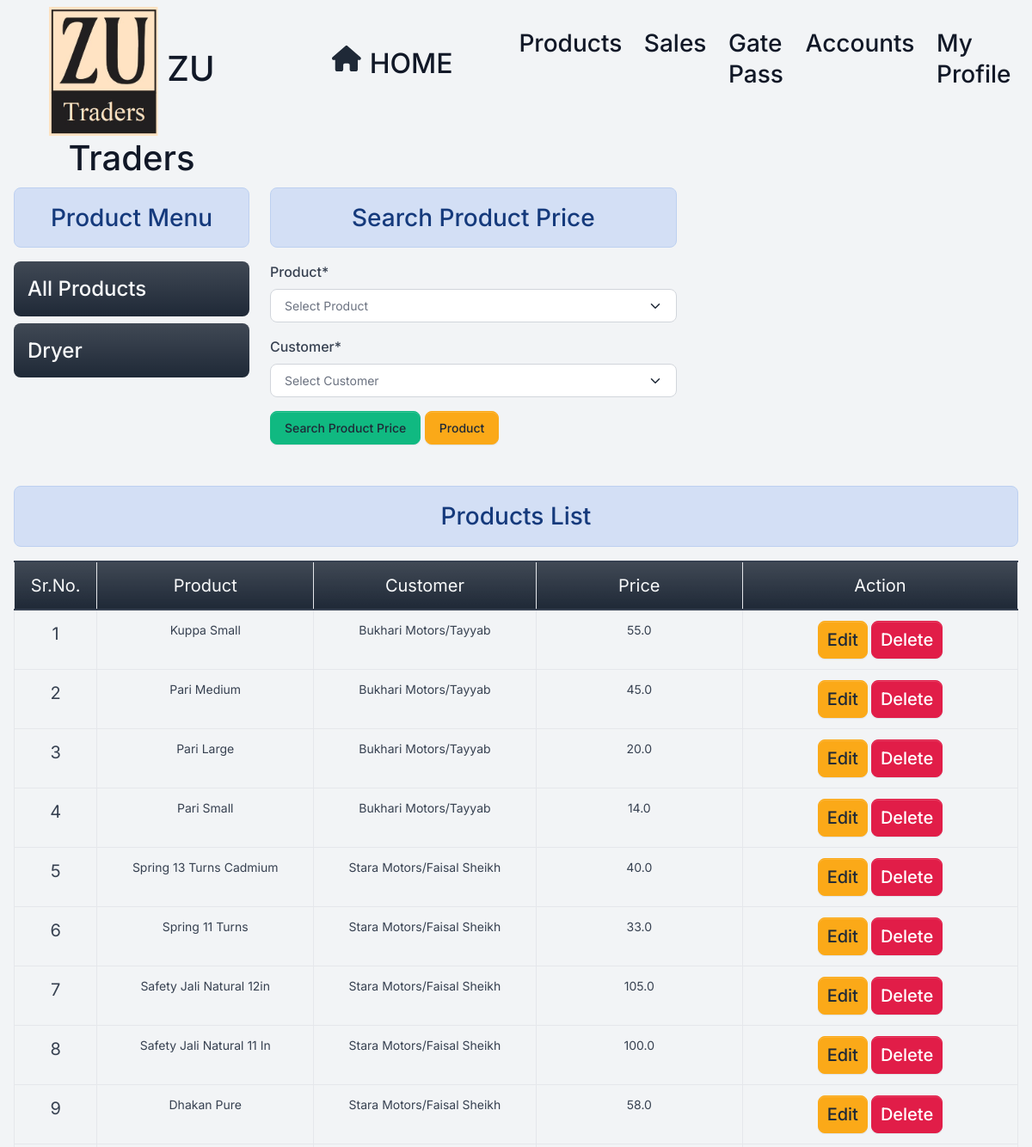
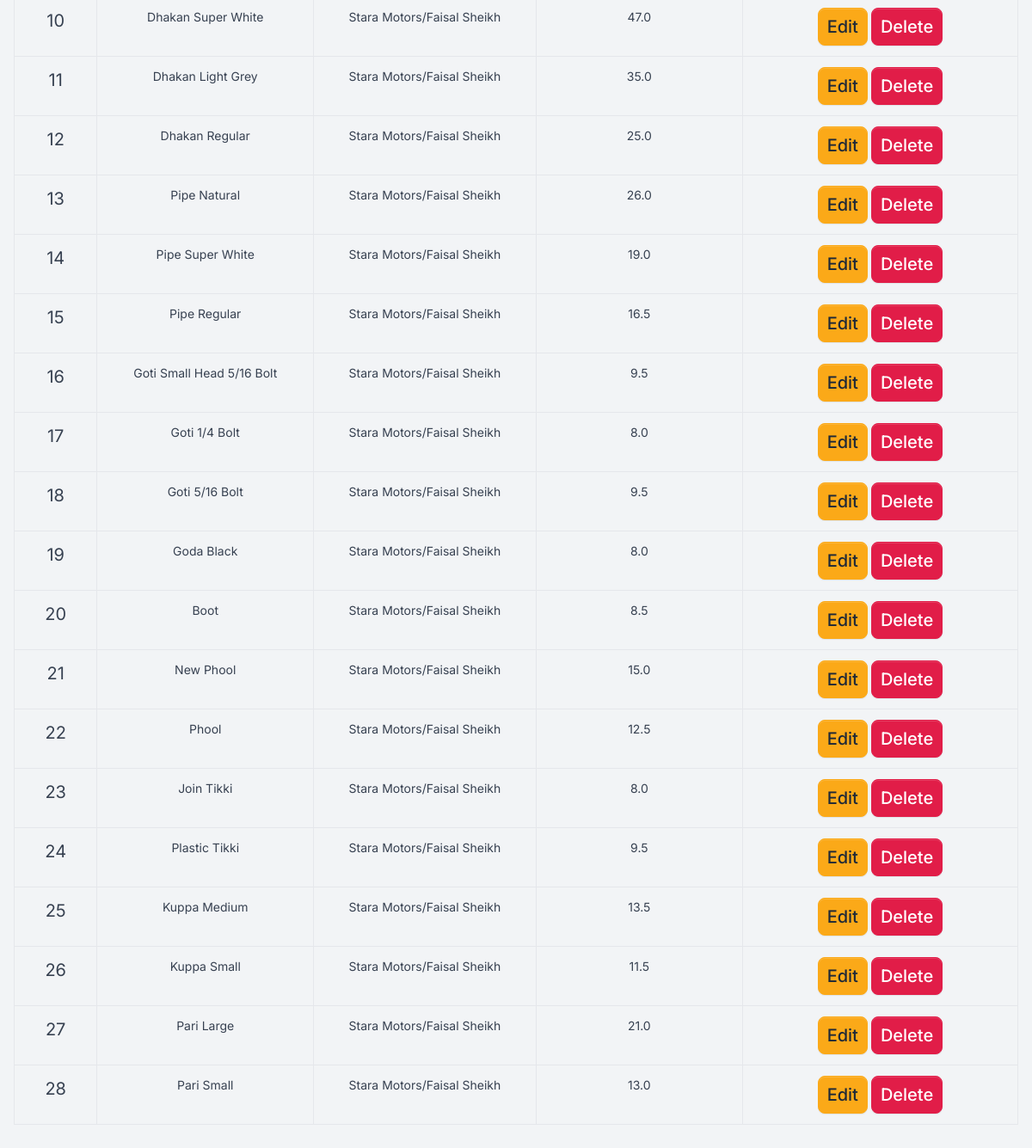
Page /search_product_price/1 (signed in) on the committed database (2 pictures, top to bottom).
### home/models.py (models this page shows, shortened)
class Category(models.Model):
    name = models.CharField(max_length=100)
    is_deleted=models.BooleanField(default=False)

class Product_Price(models.Model):
    product = models.ForeignKey(Product, on_delete=models.RESTRICT, related_name='product_price')
    customer = models.ForeignKey(Customer, on_delete=models.RESTRICT)
    price = models.FloatField()
    is_deleted=models.BooleanField(default=False)
    class Meta:
        unique_together = ('product', 'customer')  # Ensure each customer has one price per product

class Product(models.Model):
    ACTIVE = 'Atcive'
    INACTIVE = 'Inactive'
    STATUS_TYPE_CHOICES = [
        (ACTIVE , 'Active'),
        (INACTIVE ,'Inactive'),
    ]
    category=models.ForeignKey(Category,on_delete=models.RESTRICT)
    productname=models.CharField(max_length=255,unique=True)
    product_size=models.CharField(max_length=255)
    product_quantity=models.CharField(max_length=255,null=True,blank=True )
    unit=models.CharField(max_length=255,default="Nos")
    product_status=models.BooleanField(default=True)
    is_deleted = models.BooleanField(default=False)
    pro_img=models.ImageField(upload_to="uploaded/products/",null=True)
    product_slug=AutoSlugField(populate_from="productname",unique=True,null=True,default=None)
    def __str__(self):
        return f"{self.productname}"

class Customer(models.Model):
    coname=models.CharField(max_length=255)
    name=models.CharField(max_length=255)
    adress=models.CharField(max_length=255)
    contact=models.CharField(max_length=12,null=True,unique=True,blank=True)
    is_deleted = models.BooleanField(default=False)
    def __str__(self):
        return self.coname

### home/views/prices.py (the view)
# urls.py: path('search_product_price/<int:id>', prices.search_product_price , name="searchproductprice"),
@login_required
def search_product_price(request,id=''):
    if id:
        cat=Category.objects.filter(is_deleted=False,id=id)
        cat1=Category.objects.get(is_deleted=False,id=id)
    else:
        categoryID=int((request.GET.get('category')))
        cat=Category.objects.filter(is_deleted=False,id=categoryID)
        cat1=Category.objects.get(is_deleted=False,id=categoryID)
    if request.method == 'POST':
        form = search_Product_PriceForm(request.POST,category=cat1)
        if form.is_valid():
            product=form.cleaned_data["product"]
            customer=form.cleaned_data["customer"]
            mydata=Product_Price.objects.filter(is_deleted=False,product=product,customer=customer)
        data={'form': form, 'mydata':mydata,'categories':cat,'prod':True,'category':cat1}
        return render(request, 'stock/search_Product_Prices.html', data)
    else:
        if id:
            cat=Category.objects.filter(is_deleted=False,id=id)
            cat1=Category.objects.get(is_deleted=False,id=id)
        else:
            cat=Category.objects.filter(is_deleted=False,id=categoryID)
            cat1=Category.objects.get(is_deleted=False,id=categoryID)
        mydata=Product_Price.objects.filter(is_deleted=False,product__category_id=cat1).order_by("-id")
        form = search_Product_PriceForm(category=cat1)
    data={'form': form, 'mydata':mydata,'categories':cat,'prod':True,'category':cat1}
    return render(request, 'stock/search_Product_Prices.html', data)

### home/forms.py
class search_Product_PriceForm(forms.Form):
    product = forms.ModelChoiceField(queryset=Product.objects.filter(is_deleted=False), empty_label="Select Product")
    customer = forms.ModelChoiceField(queryset=Customer.objects.filter(is_deleted=False), empty_label="Select Customer")
    def __init__(self, *args, **kwargs):
        category = kwargs.pop('category', None)  # Get the category from kwargs
        super(search_Product_PriceForm, self).__init__(*args, **kwargs)
        if category:
            self.fields['product'].queryset = Product.objects.filter(category=category, is_deleted=False)

### home/templatetags/custom_filters.py (called while the page is built)
@register.filter(name='capitalize_after_space')
def capitalize_after_space(value):
    if not isinstance(value, str):
        value=str(value)
        return ' '.join([word.capitalize() for word in value.split()])
    return ' '.join([word.capitalize() for word in value.split()])

### templates/stock/search_product_prices.html (shortened to what this page needs)
{% extends 'base.html' %}
{% load crispy_forms_tags %}
{% load custom_filters %}
{% block content %}
<div class="container-fluid mb-5 ">
    <div class="row">
        {% include 'stock/product_menu.html' %}
        <div class="col-5 ">
            <h3 class="text-center alert alert-info">Search Product Price</h3>
            <form method="post" enctype="multipart/form-data">
                {{form|crispy}}
                <input type="submit" class="btn btn-success" {% if update %} value="Update Product Price" {% else %}
                    value="Search Product Price" {%endif %}>
                <a href="/product/" class="btn btn-warning">Product</a>
            </form>
        </div>
    </div>
    <div class="col-12 text-center mt-5">
        <h3 class="text-center alert alert-info">Products List</h3>
        {% if mydata %}
        <table class="table table-stripped table-bordered" id="petrol-table">
            <colgroup>
                <col width="5%">
                <col width="15%">
                <col width="15%">
                <col width="15%">
                {% if perms.home.change_product or perms.home.delete_product %}
                {% if update %} {% else %}
                <col width="20%"> {% endif %}
                {% endif %}
            </colgroup>
            <thead>
                <tr class="bg-primary bg-gradient text-light text-center">
                    <td class="text-center fs-5">Sr.No.</td>
                    <td class="text-center fs-5">Product</td>
                    <td class="text-center fs-5">Customer</td>
                    <td class="text-center fs-5">Price</td>
                    {% if perms.home.change_product_price or perms.home.delete_product_price %}
                    {% if update %} {% else %}<td class="text-center fs-5">Action</td> {% endif %}
                    {% endif %}
                </tr>
            </thead>
            <tbody>
                {% if update %}
                <tr>
                    <td class="text-center">{{mydata.id}}</td>
                    <td class="text-center">{{mydata.product.productname|capitalize_after_space}}</td>
                    <td class="">{{mydata.customer.name|capitalize_after_space}}</td>
                    <td class="text-center">{{mydata.price}}</td>
                </tr>
                {% else %}
                {% for data in mydata %}
                <tr>
                    <td class="text-center fs-5">{{forloop.counter}}</td>
                    <td class="text-center">{{data.product.productname|capitalize_after_space}}</td>
                    <td class="">
                        {{data.customer.coname|capitalize_after_space}}/{{data.customer.name|capitalize_after_space}}
                    </td>
                    <td class="text-center">{{data.price}}</td>
                    {% if perms.home.change_product_price %}
                    <td class="text-center">
                        <a class="btn btn-sm btn-warning fs-5" href={% url 'editproductprice' id=data.id %}>Edit</a>
                        {% endif %}
                        {% if perms.home.delete_product_price %}
                        <a class=" btn btn-sm btn-danger fs-5" href={% url 'deleteproductprice' id=data.id %}>Delete</a>
                        {% endif %}
                    </td>
                </tr>
                {% endfor %}
                {% endif %}
            </tbody>
        </table>
        {% else %}
        <h4 class="text-center alert alert-warning">No Record Found</h4>
        {% endif %}
    </div>
</div>
{% endblock content %}

### templates/stock/product_menu.html (shortened to what this page needs)
<div class="col-lg-3">
    <h3 class="text-center alert alert-info">Product Menu</h3>
    <div class="list-group">
      <h4 class="bg-primary bg-gradient alert-info rounded  p-3 "><a class="text-light" href="/product/" class="list-group-item">All Products</a></h4>
      {% if prod %}
      {% for category in categories %}
      <h4 class="bg-primary bg-gradient rounded p-3 "><a class="text-light"  href="/product?category={{category.id}}" class="list-group-item">{{category.name}}</a></h4>
      {% endfor %}
      {% endif %}
    </div>
  </div>

### static/assets/default/css/style.css (style rules this page uses)
html, body { height: 100%; width: 100%; max-height: 100%; overflow: auto; display: flex; flex-direction: column; }

### rows in the picture
Category: name "Dryer"
Product_Price: product.productname "Kuppa Small", customer.coname "Bukhari Motors", customer.name "Tayyab", price "55.0"
Product_Price: product.productname "Pari Medium", customer.coname "Bukhari Motors", customer.name "Tayyab", price "45.0"
Product_Price: product.productname "Pari Large", customer.coname "Bukhari Motors", customer.name "Tayyab", price "20.0"
Product_Price: product.productname "Pari Small", customer.coname "Bukhari Motors", customer.name "Tayyab", price "14.0"
Product_Price: product.productname "Spring 13 Turns Cadmium", customer.coname "Stara Motors", customer.name "Faisal Sheikh", price "40.0"
Product_Price: product.productname "Spring 11 Turns", customer.coname "Stara Motors", customer.name "Faisal Sheikh", price "33.0"
Product_Price: product.productname "Safety Jali Natural 12in", customer.coname "Stara Motors", customer.name "Faisal Sheikh", price "105.0"
Product_Price: product.productname "Safety Jali Natural 11 In", customer.coname "Stara Motors", customer.name "Faisal Sheikh", price "100.0"
Product_Price: product.productname "Dhakan Pure", customer.coname "Stara Motors", customer.name "Faisal Sheikh", price "58.0"
Product_Price: product.productname "Dhakan Super White", customer.coname "Stara Motors", customer.name "Faisal Sheikh", price "47.0"
Product_Price: product.productname "Dhakan Light Grey", customer.coname "Stara Motors", customer.name "Faisal Sheikh", price "35.0"
Product_Price: product.productname "Dhakan Regular", customer.coname "Stara Motors", customer.name "Faisal Sheikh", price "25.0"
Product_Price: product.productname "Pipe Natural", customer.coname "Stara Motors", customer.name "Faisal Sheikh", price "26.0"
Product_Price: product.productname "Pipe Super White", customer.coname "Stara Motors", customer.name "Faisal Sheikh", price "19.0"
Product_Price: product.productname "Pipe Regular", customer.coname "Stara Motors", customer.name "Faisal Sheikh", price "16.5"
Product_Price: product.productname "Goti Small Head 5/16 Bolt", customer.coname "Stara Motors", customer.name "Faisal Sheikh", price "9.5"
Product_Price: product.productname "Goti 1/4 Bolt", customer.coname "Stara Motors", customer.name "Faisal Sheikh", price "8.0"
Product_Price: product.productname "Goti 5/16 Bolt", customer.coname "Stara Motors", customer.name "Faisal Sheikh", price "9.5"
Product_Price: product.productname "Goda Black", customer.coname "Stara Motors", customer.name "Faisal Sheikh", price "8.0"
Product_Price: product.productname "Boot", customer.coname "Stara Motors", customer.name "Faisal Sheikh", price "8.5"
Product_Price: product.productname "New Phool", customer.coname "Stara Motors", customer.name "Faisal Sheikh", price "15.0"
Product_Price: product.productname "Phool", customer.coname "Stara Motors", customer.name "Faisal Sheikh", price "12.5"
Product_Price: product.productname "Join Tikki", customer.coname "Stara Motors", customer.name "Faisal Sheikh", price "8.0"
Product_Price: product.productname "Plastic Tikki", customer.coname "Stara Motors", customer.name "Faisal Sheikh", price "9.5"
Product_Price: product.productname "Kuppa Medium", customer.coname "Stara Motors", customer.name "Faisal Sheikh", price "13.5"
Product_Price: product.productname "Kuppa Small", customer.coname "Stara Motors", customer.name "Faisal Sheikh", price "11.5"
Product_Price: product.productname "Pari Large", customer.coname "Stara Motors", customer.name "Faisal Sheikh", price "21.0"
Product_Price: product.productname "Pari Small", customer.coname "Stara Motors", customer.name "Faisal Sheikh", price "13.0"
